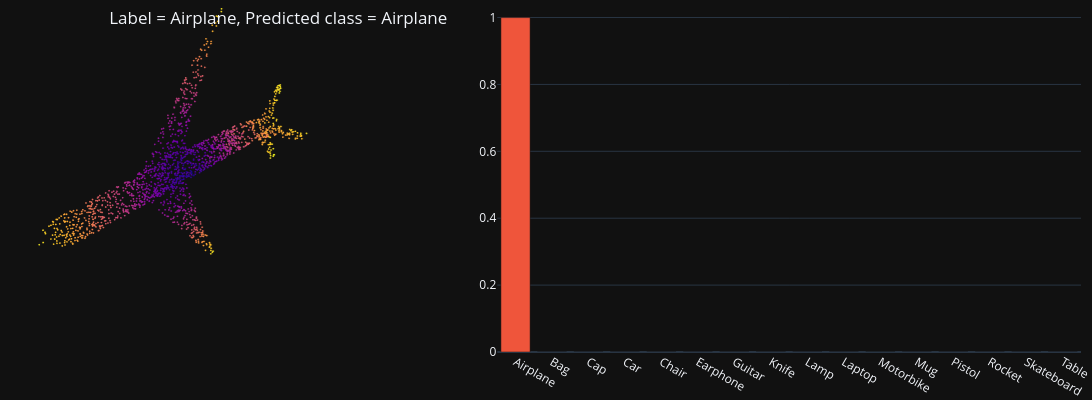

Notebook code for this chart:
### Markdown cell above
## Test on individual items

### Code cell
# Random test sample
test_sample = test_set[np.random.choice(np.arange(len(test_set)))]
batch_dict = collate_fn([test_sample])
x = batch_dict['points'].transpose(1, 2).to(device)

# Get model predictions
model_preds, _ = classifier(x)
predicted_class = torch.argmax(model_preds, axis=1).detach().cpu().numpy()[0]
predicted_class_name = class_id_name_map[predicted_class]
pred_class_probs = F.softmax(model_preds.flatten(), dim=None).detach().cpu().numpy()

# plot results
title = f"Label = {test_sample['class_name']}, Predicted class = {predicted_class_name}"
fig = make_subplots(rows=1, cols=2, specs=[[{"type": "scatter3d"}, {}]], column_widths=[0.4, 0.6])
fig.update_layout(template="plotly_dark", scene=PCD_SCENE, height = 400, width = 1200,
                title=title, title_x=0.1, title_y=0.97, margin=dict(r=0, b=0, l=0, t=0))    
fig.add_trace(plot_pc_data3d(x=test_sample['points'][:,0], y=test_sample['points'][:,1], z=test_sample['points'][:,2]), row=1, col=1)
fig.add_trace(go.Bar(x=list(class_name_id_map.keys()), y=pred_class_probs, showlegend=False), row=1, col=2)
fig.show()

### Figure 1 — Plotly figure (JSON) as saved in the notebook; plotly's stock layout.template omitted (floating-point values rounded to 4 significant figures; data arrays with more than 128 entries replaced by an {"elided": "..."} marker saying what was removed)
{"data": [{"hoverinfo": "skip", "marker": {"color": {"elided": "2500 float values"}, "opacity": 1, "size": 1}, "mode": "markers", "scene": "scene", "showlegend": false, "type": "scatter3d", "x": {"elided": "2500 float values"}, "y": {"elided": "2500 float values"}, "z": {"elided": "2500 float values"}}, {"showlegend": false, "type": "bar", "x": ["Airplane", "Bag", "Cap", "Car", "Chair", "Earphone", "Guitar", "Knife", "Lamp", "Laptop", "Motorbike", "Mug", "Pistol", "Rocket", "Skateboard", "Table"], "xaxis": "x", "y": [0.9997, 2.719e-06, 4.661e-06, 1.753e-06, 1.629e-05, 3.85e-06, 1.67e-05, 4.16e-05, 3.327e-06, 5.449e-06, 0.0001464, 3.389e-06, 3.547e-06, 3.997e-06, 4.005e-06, 2.628e-06], "yaxis": "y"}], "layout": {"height": 400, "margin": {"b": 0, "l": 0, "r": 0, "t": 0}, "scene": {"aspectmode": "data", "domain": {"x": [0, 0.36], "y": [0, 1]}, "xaxis": {"visible": false}, "yaxis": {"visible": false}, "zaxis": {"visible": false}}, "title": {"text": "Label = Airplane, Predicted class = Airplane", "x": 0.1, "y": 0.97}, "width": 1200, "xaxis": {"anchor": "y", "domain": [0.46, 1]}, "yaxis": {"anchor": "x", "domain": [0, 1]}}}
